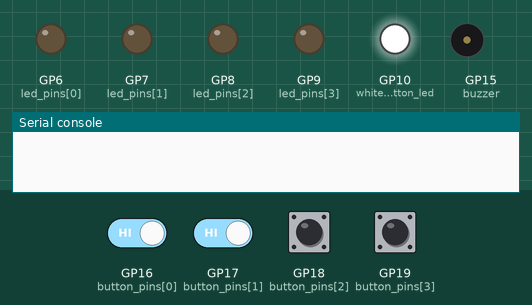
This program was run on a simulated Raspberry Pi Pico running MicroPython. Parts: output pins drawn as LEDs (lit = HIGH), buzzer (waves = sounding, pin HIGH), the last lines printed to the serial console. The test bench sets the inputs (shaded band); at power-on: GP16 (button_pins[0]), GP17 (button_pins[1]), GP18 (button_pins[2]), GP19 (button_pins[3]) HIGH. Random numbers come from a fixed seed.

Above: at 1.2 s.
1.3 s: GP16 (button_pins[0]) driven LOW and GP17 (button_pins[1]) driven LOW
At 4.0 s:
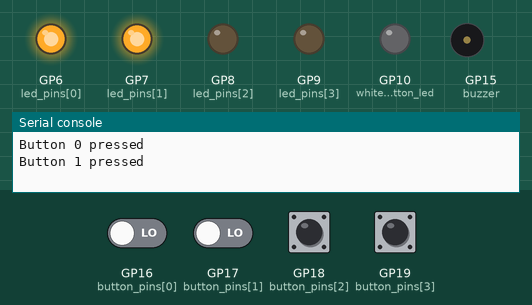
At 6.7 s:
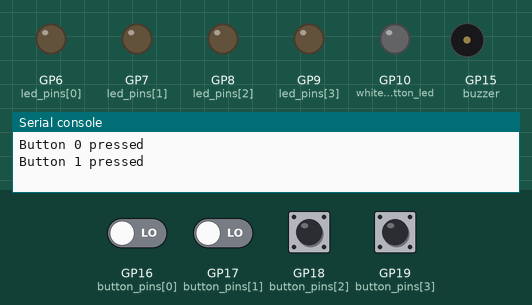
Timing chart, 0 to 8.2 s (numbered marks = the images above; inputs shaded):
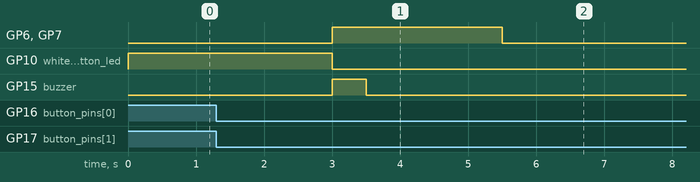

Measured:
- after the input at 1.3 s, GP6 (led_pins[0]), GP7 (led_pins[1]): LOW → HIGH after 1.7 s, → LOW 2.5 s later; GP10 (white_button_led): HIGH → LOW after 1.7 s; GP15 (buzzer): LOW → HIGH after 1.7 s, → LOW 0.50 s later

The program:

reaction-game.py
```python
## Reaction game
# White button lights up, then first to react lights up
from machine import Pin
import utime
import random

buzzer = Pin(15, Pin.OUT)
# Red, Green, Yellow, Blue, White
button_pins = [16, 17, 18, 19, 20]
led_pins = [6, 7, 8, 9, 10]
buttons = []
leds = []

white_button_led = Pin(led_pins[4], Pin.OUT)
# start with white LED off
white_button_led.value(4)

# skip last button (white center button)
for i in range (0, len(button_pins)-1):
    buttons.append (Pin(button_pins[i], Pin.IN, Pin.PULL_UP))
    leds.append (Pin(led_pins[i], Pin.OUT))

while (1):
    button_pressed = False
    # Wait random time before lighting button
    utime.sleep(random.randint(1,10))
    white_button_led.value(1)
    # inner while loop to keep checking until button pressed
    while (1):
        # check for which buttons pressed
        for i in range (0, len(buttons)):
            if buttons[i].value() == 0:
                print ("Button {} pressed".format(i))
                leds[i].value(1)
                button_pressed = True
            else:
                leds[i].value(0)
        if button_pressed:
            white_button_led.value(0)
            # Sound buzzer for 0.5 second
            buzzer.value(1)
            utime.sleep(0.5)
            buzzer.value(0)
            # Leave LEDs on for 5 seconds
            utime.sleep(2)
            # Reset all buttons
            for i in range (0, len(buttons)):
                leds[i].value(0)
            # wait at least 2 seconds before next light
            utime.sleep(2)
            break
```
